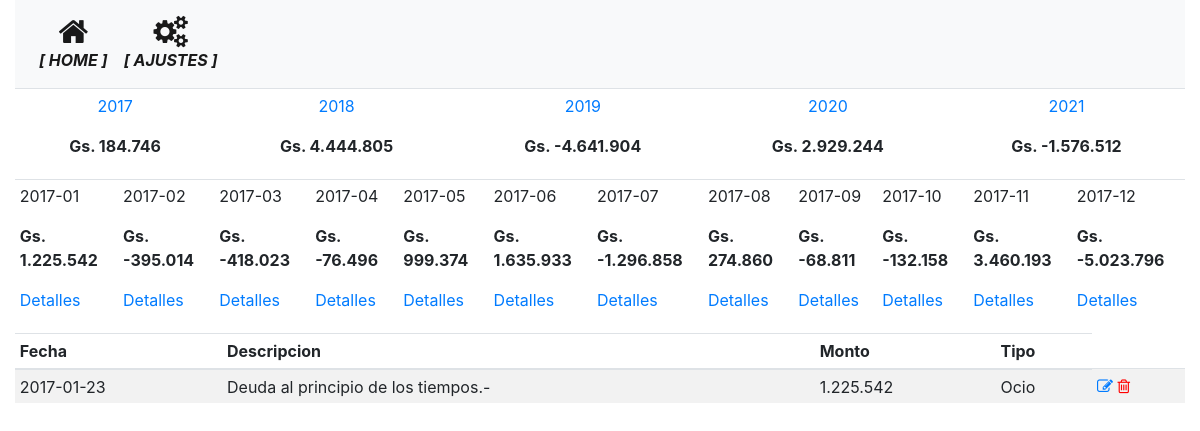
The app's page /historial_operacion/2017/2017-01, older data.
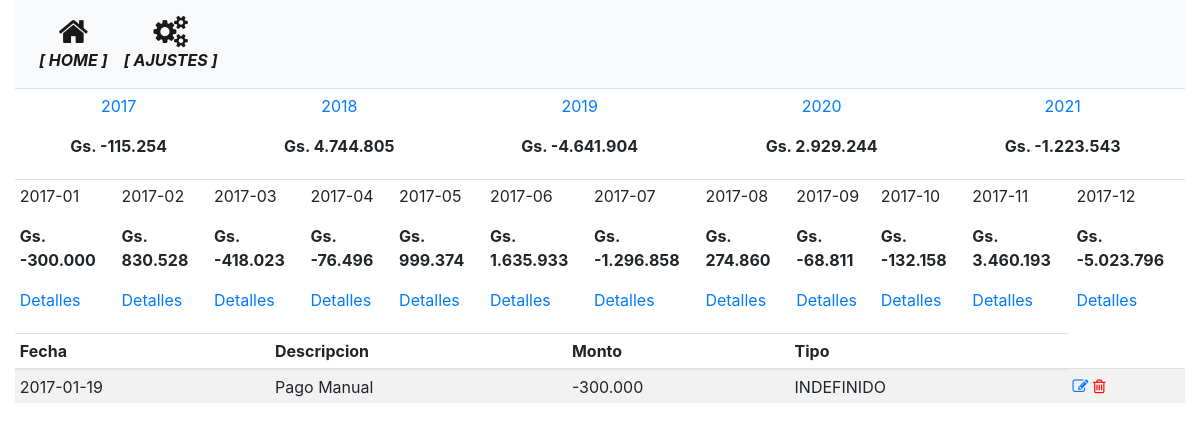
The same page, newer data.
### models.py (models this page shows, shortened)
class Movimientos(db.Model):
    __tablename__='movimientos'
    id = db.Column(db.Integer, primary_key=True)
    date = db.Column(db.Date, nullable=False)
    fecha_operacion = db.Column(db.Date, nullable=False)
    descripcion = db.Column(db.String(100), nullable=False)
    monto_operacion = db.Column(db.Integer)
    id_tipo_movimiento = db.Column(db.Integer, db.ForeignKey('tipos_movimiento.id'), nullable=True)
    tipo_movimiento = db.relationship('TiposMovimiento',backref='tipo_movimiento', foreign_keys=[id_tipo_movimiento])

class TiposMovimiento(db.Model):
    __tablename__='tipos_movimiento'
    id = db.Column(db.Integer, primary_key=True)
    tipo = db.Column(db.String(100), nullable=False)

### routes.py (the view)
@app.route('/historial_operacion/<string:anno>/<string:anno_mes>', methods=['GET', 'POST'])
def historial_operacion(anno, anno_mes):
    movimientos_anno = dbmodel.session.query(func.strftime("%Y", Movimientos.fecha_operacion).label('anno'), func.sum(Movimientos.monto_operacion).label('total')).group_by(func.strftime("%Y", Movimientos.fecha_operacion)).all()
    movimientos_anno_especifico = dbmodel.session.query(func.strftime("%Y-%m", Movimientos.fecha_operacion).label('fecha'), func.sum(Movimientos.monto_operacion).label('total')).group_by(func.strftime("%Y-%m", Movimientos.fecha_operacion)).filter(func.strftime("%Y", Movimientos.fecha_operacion)==anno).all() #datetime.now().strftime("%Y")
    movimientos_mes_especifico = dbmodel.session.query(func.strftime("%Y-%m", Movimientos.fecha_operacion).label('fecha'), func.sum(Movimientos.monto_operacion).label('total')).group_by(func.strftime("%Y-%m", Movimientos.fecha_operacion)).filter(func.strftime("%Y", Movimientos.fecha_operacion)==anno).all() #datetime.now().strftime("%Y")
    movimientos_mes_detalle = dbmodel.session.query(Movimientos).filter(func.strftime("%Y-%m", Movimientos.fecha_operacion)==anno_mes).all()
    return render_template('historial_operaciones.html', anno=anno, movimientos_anno=movimientos_anno, movimientos_anno_especifico=movimientos_anno_especifico, movimientos_mes_especifico=movimientos_mes_especifico, movimientos_mes_detalle=movimientos_mes_detalle)

### templates/historial_operaciones.html
{% extends "base.html" %}
{% block main %}
        <table class="table table-sm text-center">
            {% for movimiento in movimientos_anno %}
                <td>
                    <p class="card-text"><a href="{{ url_for('historial_operacion', anno=movimiento.anno, anno_mes=movimiento.anno+'-'+'01') }}" class="card-link">{{ movimiento.anno }}</a></p>
                    <p class="card-text"><strong>{{ "Gs. {:,.0f}".format(movimiento.total).replace(",", ".") }}</strong></p>
                </td>
            {% endfor %}
        </table>
            <table class="table table-sm">
                {% for movimiento in movimientos_anno_especifico %}
                <td>
                    <p class="card-text">{{ movimiento.fecha }}</p>
                    <p class="card-text"><strong>{{ "Gs. {:,.0f}".format(movimiento.total).replace(",", ".") }}</strong></p>
                    <p class="card-text"><a href="{{ url_for('historial_operacion', anno=anno, anno_mes=movimiento.fecha) }}">Detalles</a></p>
                </td>
                {% endfor %}
            </table>
        <table class="table table-striped  table-sm">
            <thead>
                <tr>
                <th>Fecha</th>
                <th>Descripcion</th>
                <th>Monto</th>
                <th>Tipo</th>
                </tr>
            </thead>
            <tbody>
                {% for operacion in movimientos_mes_detalle %}
                <tr>
                    <td>{{ operacion.fecha_operacion }}</td>
                    <td>{{ operacion.descripcion }}</td>
                    <td>{{ "{:,.0f}".format(operacion.monto_operacion).replace(",", ".") }}</td>
                    <td>{{ operacion.tipo_movimiento.tipo }}</td>
                    <td class="align-self-end">
                        <a href="{{ url_for('modificar_operacion', operacion_id=operacion.id) }}"><i class="fa fa-pencil-square-o"></i></a>
                        <a href="{{ url_for('borrar_operacion', operacion_id=operacion.id) }}" style="color:red"><i class="fa fa-trash-o"></i></a>
                    </td>
                </tr>
                {% endfor %}
            </tbody>
        </table>
{% endblock %}

### templates/base.html (shortened to what this page needs)
<!doctype html>
<html lang="en">
  <head>
    <link rel="stylesheet" href="https://stackpath.bootstrapcdn.com/bootstrap/4.5.0/css/bootstrap.min.css">
    <link rel="stylesheet" href="https://maxcdn.bootstrapcdn.com/font-awesome/4.4.0/css/font-awesome.min.css">
  </head>
  <body>
    <div class="container-fluid">
      <nav class="navbar navbar-expand navbar-light bg-light">
        <ul class="navbar-nav text-center">
          <li class="nav-item active">
              <a href="{{ url_for('index') }}" class="nav-link d-flex flex-column">
              <i class="fa fa-home fa-2x"></i>
              <span class="d-none d-sm-inline"><i><strong>[ HOME ]</strong></i></span></a>
          </li>
          <li class="nav-item active">
            <a href="{{ url_for('parametrico') }}" class="nav-link d-flex flex-column">
            <i class="fa fa-cogs fa-2x"></i>
            <span class="d-none d-sm-inline"><i><strong>[ AJUSTES ]</strong></i></span></a>
        </li>
        </ul>
      </nav>
      <div>
        {% block main %}{% endblock %}
      </div>
    </div>
  </body>
</html>

Row changes from the older to the newer data that the page shows:
no longer on this page (row edited): Movimientos: fecha_operacion "2017-01-23", descripcion "Deuda al principio de los tiempos.-", monto_operacion "1.225.542", tipo_movimiento.tipo "Ocio"
now on this page (row edited): Movimientos: fecha_operacion "2017-01-19", descripcion "Pago Manual", monto_operacion "-300.000", tipo_movimiento.tipo "INDEFINIDO"
Text that changed along with them:
new list line: "2017 Gs. -115.254"
new list line: "2018 Gs. 4.744.805"
new list line: "2021 Gs. -1.223.543"
new list line: "2017-01 Gs. -300.000 Detalles"
new list line: "2017-02 Gs. 830.528 Detalles"
list line gone: "2017 Gs. 184.746"
list line gone: "2018 Gs. 4.444.805"
list line gone: "2021 Gs. -1.576.512"
list line gone: "2017-01 Gs. 1.225.542 Detalles"
list line gone: "2017-02 Gs. -395.014 Detalles"
